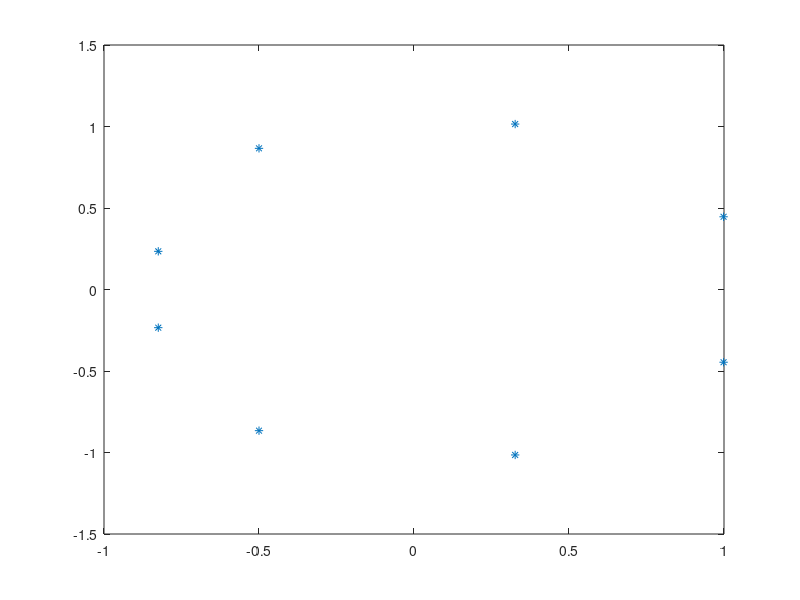

Reproduce this figure in MATLAB.
p = [1,0,0,0,0,0,0,1,1]
racines = roots(p)

plot(racines,'*')	% Le * est pour que les point soient des petites étoiles.
print -dps exo31.ps			 
